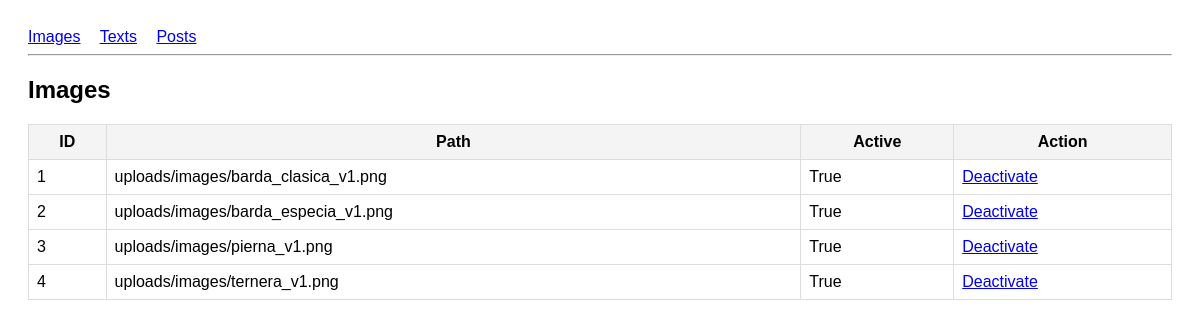
Page /admin/images on the committed database.
### models/image.py (models this page shows, shortened)
class Image(db.Model):
    __tablename__ = "images"
    id         = db.Column(db.Integer, primary_key=True)
    path       = db.Column(db.String(255), nullable=False)
    active     = db.Column(db.Boolean, default=True)
    created_at = db.Column(db.DateTime, default=datetime.utcnow)

### app.py (the view)
@app.route("/admin/images")
def admin_images():
    images = Image.query.all()
    return render_template("admin/images.html", images=images)

### templates/admin/images.html
{% extends "admin/layout.html" %}
{% block content %}
<h2>Images</h2>
<table>
  <tr>
    <th>ID</th>
    <th>Path</th>
    <th>Active</th>
    <th>Action</th>
  </tr>
  {% for img in images %}
  <tr>
    <td>{{ img.id }}</td>
    <td>{{ img.path }}</td>
    <td>{{ img.active }}</td>
    <td>
      <a href="/admin/images/{{ img.id }}/toggle">
        {{ "Deactivate" if img.active else "Active" }}
      </a>
    </td>
  </tr>
  {% endfor %}
</table>
{% endblock %}

### templates/admin/layout.html (shortened to what this page needs)
<!DOCTYPE html>
<html>
<head>
</head>
<body>
  <nav>
    <a href="/admin/images">Images</a>
    <a href="/admin/texts">Texts</a>
    <a href="/admin/posts">Posts</a>
  </nav>
  <hr>
  {% block content %}{% endblock %}
</body>
</html>

### templates/admin/layout.html (style rules this page uses)
body { font-family: Arial; padding: 20px; }
nav a { margin-right: 15px; }
table { border-collapse: collapse; width: 100%; }
th, td { border: 1px solid #ddd; padding: 8px; }
th { background: #f4f4f4; }

### rows in the picture
Image: id "1", path "uploads/images/barda_clasica_v1.png", active "True", active "Deactivate"
Image: id "2", path "uploads/images/barda_especia_v1.png", active "True", active "Deactivate"
Image: id "3", path "uploads/images/pierna_v1.png", active "True", active "Deactivate"
Image: id "4", path "uploads/images/ternera_v1.png", active "True", active "Deactivate"
